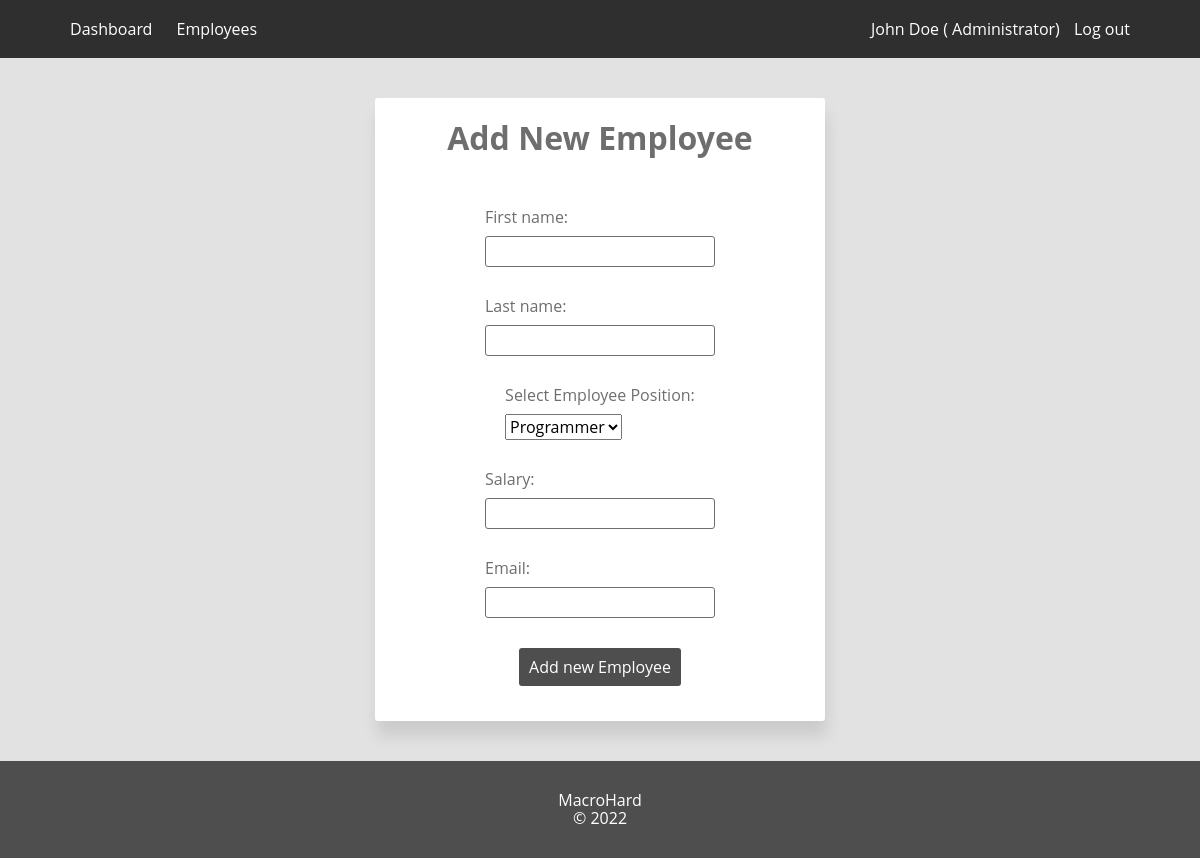
The page /dashboard/createEmployee.php (signed in) on the database its author committed.
### tables this page shows
CREATE TABLE IF NOT EXISTS `employees` (
  `id` int(11) NOT NULL AUTO_INCREMENT,
  `position_id` int(11) NOT NULL,
  `firstname` varchar(255) NOT NULL,
  `lastname` varchar(255) NOT NULL,
  `password` varchar(255) DEFAULT NULL,
  `salary` double NOT NULL,
  `email` varchar(255) NOT NULL,
  PRIMARY KEY (`id`),
  UNIQUE KEY `id` (`id`,`lastname`),
  UNIQUE KEY `email` (`email`),
  KEY `employees_position` (`position_id`)
);

CREATE TABLE IF NOT EXISTS `position` (
  `id` int(11) NOT NULL AUTO_INCREMENT,
  `position_name` varchar(255) NOT NULL,
  PRIMARY KEY (`id`)
);

### autoloader.php (called while the page is built, shortened)
<?php
  spl_autoload_register(function($className)
  {
    $namespace=str_replace("\\","/",__NAMESPACE__);
    $className=str_replace("\\","/",$className);
    $class=__DIR__."/classes/".(empty($namespace)?"":$namespace."/")."{$className}.php";
  });

### classes/Database/Database.php (called while the page is built, shortened)
<?php
  class Database
  {
    private static string $host = "localhost";
    private static string $user = "root";
    private static string $pwd = "";
    private static string $dbName = "backend_zaposleni";
    private static string $error;
    public static function connect(): \PDO | string
    {
      $dsn = "mysql:host=" . self::$host . ";dbname=" . self::$dbName . ";";
      try {
        $pdo = new \PDO($dsn, self::$user, self::$pwd);
        $pdo->setAttribute(\PDO::ATTR_DEFAULT_FETCH_MODE, \PDO::FETCH_ASSOC);
        return $pdo;
      } catch(\PDOException $e) {
        self::$error = $e->getMessage();
        return self::$error;
      }
    }
  }

### classes/Models/User.php (called while the page is built, shortened)
<?php
  class User
  {
    protected function getLoggedUserData($user_id): array
    {
      try {
        $sql = "SELECT e.email as email, e.firstname as firstname, e.lastname as lastname, p.position_name as position_name FROM employees e
                        LEFT JOIN position p on e.position_id = p.id
                        WHERE e.id=:user_id AND p.position_name='Administrator' ;";
        $statement = Database::connect()->prepare($sql);
        $statement->bindParam(":user_id", $user_id, \PDO::PARAM_INT);
        $statement->execute();
        if($statement->rowCount() > 0) {
          $results = $statement->fetchAll();
          return $results;
        } else {
          return ["Triggered Karen at the getLoggedUserEmail class"];
        }
      } catch (\PDOException $e) {
        return [$e->getMessage()];
      }
    }
  }

### classes/Controllers/UserController.php (called while the page is built, shortened)
<?php
  class UserController extends User
  {
    public function getLoggedUserInfo($user_id): array
    {
      $loggedUserData =  $this->getLoggedUserData($user_id)[0];
      return $loggedUserData;
    }
  }

### classes/Models/Position.php (called while the page is built, shortened)
<?php
  class Position
  {
    public array $positions = [];
    public function getAllPositionsData(): array
    {
      $sql = "SELECT id,position_name FROM position;";
      $statement = Database::connect()->prepare($sql);
      $statement->execute();
      while ($row = $statement->fetchAll()) {
        foreach ($row as $result) {
          $this->positions[] = [
            "position_id" => $result['id'],
            "position_name" => $result['position_name']];
        }
      }
      return $this->positions;
    }
  }

### classes/Controllers/PositionController.php (called while the page is built, shortened)
<?php
  class PositionController extends Position
  {
    public function getAllPositions(): array
    {
      return $this->getAllPositionsData();
    }
  }

### dashboard/createEmployee.php (the view, shortened to what this page needs)
<?php
  if(isset($_SESSION['user_id']) && $_SESSION['role'] === "Administrator") {
    include_once("../includes/partials/header.php");
    include_once("../includes/partials/navigation.php");
    $positionsController = new \Controllers\PositionController();
    $positionsArr = $positionsController->getAllPositions();
    ?>
    <section class="login-section">
      <div class="container flex">
        <h1>Add New Employee</h1>
        <form action="../includes/controller.php" method="POST" class="form">
          <div class="form-control">
            <label for="fname">
              <span>First name:</span>
              <input type="text" name="fname" id="fname">
            </label>
          </div>
          <div class="form-control">
            <label for="lname">
              <span>Last name:</span>
              <input type="text" name="lname" id="lname">
            </label>
          </div>
          <div class="form-control">
            <label for="editPositionsId">
              <span>Select Employee Position: </span>
              <select name="createPositionsId" id="editPositionsId">
                <?php foreach($positionsArr as $position): ?>
                  <?php
                    if($position['position_name'] === "Administrator") {
                      continue;
                    }
                  ?>
                  <option value="<?= $position['position_id'] ?>"><?= $position['position_name']; ?></option>
                <?php endforeach; ?>
              </select>
            </label>
          </div>
          <div class="form-control">
            <label for="createSalary">
              <span>Salary:</span>
              <input type="text" name="createSalary" id="createSalary">
            </label>
          </div>
          <div class="form-control">
            <label for="editEmail">
              <span>Email:</span>
              <input type="text" name="createEmail" id="createEmail">
            </label>
          </div>
          <button type="submit" class="btn btn-submit"  name="createUser">Add new Employee</button>
        </form>
      </div>
    </section>
    <?php
    include_once("../includes/partials/footer.php");
  } else if (isset($_SESSION['user_id']) && $_SESSION['role'] === "Administrator") {
    header("Location: ./employees.php");
  } else {
    header("Location: ../index.php");
  }

### includes/partials/navigation.php (shortened to what this page needs)
<?php
  require_once("../autoloader.php");
  $userData = new UserController();
  $userDataArr = $userData->getLoggedUserInfo($_SESSION['user_id']);
  $employeeName = $userDataArr['firstname'];
  $employeeLastName = $userDataArr['lastname'];
  $employeeRole = $userDataArr['position_name'];
?>
<nav class="navbar">
  <div class="nav-container flex justify-cont-between">
    <div class="nav-group">
      <a href="./dashboard.php">Dashboard</a>
      <a href="./employees.php">Employees</a>
    </div>
    <div class="nav-group">
      <?php if(isset($_SESSION["user_id"])): ?>
        <span class="navlog-info">
          <?= "$employeeName $employeeLastName ( $employeeRole)" ?>
        </span>
        <a href="../index.php">Log out</a>
      <?php endif; ?>
    </div>
  </div>
</nav>

### includes/css/style.css (style rules this page uses)
* { scrollbar-width: thin; scrollbar-color: gray #c5c5c5; }
html { -webkit-box-sizing: border-box; -moz-box-sizing: border-box; box-sizing: border-box; }
*, *:before, *:after { -webkit-box-sizing: inherit; -moz-box-sizing: inherit; box-sizing: inherit; }
html, body { min-height: 100vh; padding: 0; margin: 0; font-family: "Open Sans", sans-serif; font-weight: 400; box-sizing: border-box; background-color: #e2e2e2; position: relative; }
body { display: flex; flex-direction: column; }
.flex { display: flex; }
.justify-cont-between { justify-content: space-between; }
.btn { outline: none; border: unset; cursor: pointer; background-color: transparent; padding: 5px 10px; }
input { outline: none; }
.container { position: relative; margin: 0 auto; width: 90vw; }
.nav-container { margin: 0 auto; width: 90vw; }
.navbar { background-color: #2f2f2f; padding: 20px 0; margin-bottom: 20px; }
.nav-group a { color: #fff; text-decoration: none; border-bottom: 2px solid transparent; padding: 5px; margin: 0 5px; }
.login-section { margin-top: 20px; margin-bottom: 40px; }
.login-section .container { margin: 0 auto; width: 450px; align-items: center; flex-direction: column; background-color: #fff; box-shadow: 2px 15px 15px rgba(0, 0, 0, 0.1); border-radius: 3px; }
.login-section .container h1 { color: #6e6e6e; }
.login-section .container .form { padding: 30px; width: 400px; flex-direction: column; justify-items: center; }
.form-control { margin-bottom: 30px; }
.form-control span { display: block; margin-bottom: 10px; color: #6e6e6e; }
.form-control input { outline: none; width: 100%; border: 1px solid #6e6e6e; padding: 5px 10px; border-radius: 3px; color: #2f2f2f; }
.btn-submit { color: #fff; width: 100%; padding-top: 10px; padding-bottom: 10px; background-color: #4e4e4e; border-radius: 3px; align-self: center; margin-bottom: 5px; }
.navlog-info { color: #fff; }

### rows shown on the page
employees: firstname "John", lastname "Doe", position.position_name "Administrator"

### other values the page prints
form field createPositionsId "Programmer"
